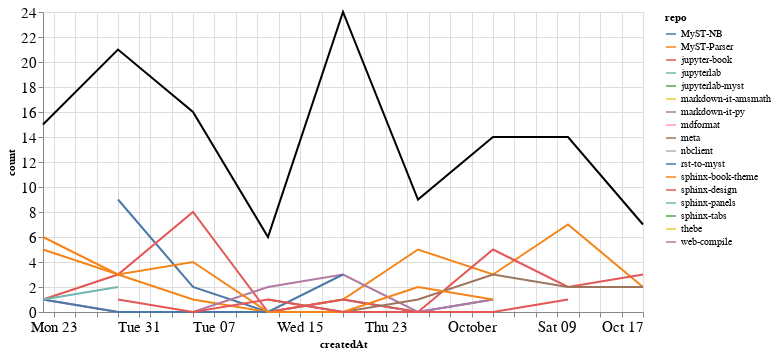

The notebook cell this image was saved under:
### Markdown cell above
### Comments

### Code cell
comments_time = comments.groupby('repo').resample('W', on='createdAt').count()['author'].reset_index()
comments_time = comments_time.rename(columns={'author': 'count'})
comments_time_total = comments_time.groupby('createdAt').agg({"count": "sum"}).reset_index()
ch1 = alt.Chart(comments_time, width=600).mark_line().encode(
    x='createdAt',
    y='count',
    color='repo',
    tooltip="repo"
)

ch2 = alt.Chart(comments_time_total, width=600).mark_line(color="black").encode(
    x='createdAt',
    y='count',
)

ch1 + ch2

### Figure 1 — Vega-Lite specification as saved in the notebook (floating-point values rounded to 4 significant figures)
{"config": {"axisLeft": {"labelFontSize": 15}, "axisBottom": {"labelFontSize": 15}}, "layer": [{"data": {"name": "data-eaaadeb7a0e5251c7ce21c4a5542f50a"}, "mark": "line", "encoding": {"color": {"type": "nominal", "field": "repo"}, "tooltip": {"type": "nominal", "field": "repo"}, "x": {"type": "temporal", "field": "createdAt"}, "y": {"type": "quantitative", "field": "count"}}, "width": 600}, {"data": {"name": "data-be6b0cedbe3f14621826bdd5c28d12e4"}, "mark": {"type": "line", "color": "black"}, "encoding": {"x": {"type": "temporal", "field": "createdAt"}, "y": {"type": "quantitative", "field": "count"}}, "width": 600}], "$schema": "https://vega.github.io/schema/vega-lite/v4.8.1.json", "datasets": {"data-eaaadeb7a0e5251c7ce21c4a5542f50a": [{"repo": "MyST-NB", "createdAt": "2021-08-29T00:00:00", "count": 9}, {"repo": "MyST-NB", "createdAt": "2021-09-05T00:00:00", "count": 2}, {"repo": "MyST-NB", "createdAt": "2021-09-12T00:00:00", "count": 0}, {"repo": "MyST-NB", "createdAt": "2021-09-19T00:00:00", "count": 1}, {"repo": "MyST-NB", "createdAt": "2021-09-26T00:00:00", "count": 0}, {"repo": "MyST-NB", "createdAt": "2021-10-03T00:00:00", "count": 1}, {"repo": "MyST-Parser", "createdAt": "2021-08-22T00:00:00", "count": 6}, {"repo": "MyST-Parser", "createdAt": "2021-08-29T00:00:00", "count": 3}, {"repo": "MyST-Parser", "createdAt": "2021-09-05T00:00:00", "count": 1}, {"repo": "MyST-Parser", "createdAt": "2021-09-12T00:00:00", "count": 0}, {"repo": "MyST-Parser", "createdAt": "2021-09-19T00:00:00", "count": 1}, {"repo": "MyST-Parser", "createdAt": "2021-09-26T00:00:00", "count": 5}, {"repo": "MyST-Parser", "createdAt": "2021-10-03T00:00:00", "count": 3}, {"repo": "MyST-Parser", "createdAt": "2021-10-10T00:00:00", "count": 7}, {"repo": "MyST-Parser", "createdAt": "2021-10-17T00:00:00", "count": 2}, {"repo": "jupyter-book", "createdAt": "2021-08-22T00:00:00", "count": 1}, {"repo": "jupyter-book", "createdAt": "2021-08-29T00:00:00", "count": 3}, {"repo": "jupyter-book", "createdAt": "2021-09-05T00:00:00", "count": 8}, {"repo": "jupyter-book", "createdAt": "2021-09-12T00:00:00", "count": 0}, {"repo": "jupyter-book", "createdAt": "2021-09-19T00:00:00", "count": 1}, {"repo": "jupyter-book", "createdAt": "2021-09-26T00:00:00", "count": 0}, {"repo": "jupyter-book", "createdAt": "2021-10-03T00:00:00", "count": 5}, {"repo": "jupyter-book", "createdAt": "2021-10-10T00:00:00", "count": 2}, {"repo": "jupyter-book", "createdAt": "2021-10-17T00:00:00", "count": 3}, {"repo": "jupyterlab", "createdAt": "2021-09-19T00:00:00", "count": 1}, {"repo": "jupyterlab-myst", "createdAt": "2021-09-19T00:00:00", "count": 7}, {"repo": "markdown-it-amsmath", "createdAt": "2021-09-12T00:00:00", "count": 1}, {"repo": "markdown-it-py", "createdAt": "2021-08-22T00:00:00", "count": 1}, {"repo": "markdown-it-py", "createdAt": "2021-08-29T00:00:00", "count": 0}, {"repo": "markdown-it-py", "createdAt": "2021-09-05T00:00:00", "count": 0}, {"repo": "markdown-it-py", "createdAt": "2021-09-12T00:00:00", "count": 2}, {"repo": "markdown-it-py", "createdAt": "2021-09-19T00:00:00", "count": 3}, {"repo": "markdown-it-py", "createdAt": "2021-09-26T00:00:00", "count": 0}, {"repo": "markdown-it-py", "createdAt": "2021-10-03T00:00:00", "count": 1}, {"repo": "mdformat", "createdAt": "2021-09-05T00:00:00", "count": 1}, {"repo": "meta", "createdAt": "2021-09-12T00:00:00", "count": 1}, {"repo": "meta", "createdAt": "2021-09-19T00:00:00", "count": 0}, {"repo": "meta", "createdAt": "2021-09-26T00:00:00", "count": 1}, {"repo": "meta", "createdAt": "2021-10-03T00:00:00", "count": 3}, {"repo": "meta", "createdAt": "2021-10-10T00:00:00", "count": 2}, {"repo": "meta", "createdAt": "2021-10-17T00:00:00", "count": 2}, {"repo": "nbclient", "createdAt": "2021-09-19T00:00:00", "count": 7}, {"repo": "rst-to-myst", "createdAt": "2021-08-22T00:00:00", "count": 1}, {"repo": "rst-to-myst", "createdAt": "2021-08-29T00:00:00", "count": 0}, {"repo": "rst-to-myst", "createdAt": "2021-09-05T00:00:00", "count": 0}, {"repo": "rst-to-myst", "createdAt": "2021-09-12T00:00:00", "count": 0}, {"repo": "rst-to-myst", "createdAt": "2021-09-19T00:00:00", "count": 3}, {"repo": "sphinx-book-theme", "createdAt": "2021-08-22T00:00:00", "count": 5}, {"repo": "sphinx-book-theme", "createdAt": "2021-08-29T00:00:00", "count": 3}, {"repo": "sphinx-book-theme", "createdAt": "2021-09-05T00:00:00", "count": 4}, {"repo": "sphinx-book-theme", "createdAt": "2021-09-12T00:00:00", "count": 0}, {"repo": "sphinx-book-theme", "createdAt": "2021-09-19T00:00:00", "count": 0}, {"repo": "sphinx-book-theme", "createdAt": "2021-09-26T00:00:00", "count": 2}, {"repo": "sphinx-book-theme", "createdAt": "2021-10-03T00:00:00", "count": 1}, {"repo": "sphinx-design", "createdAt": "2021-08-29T00:00:00", "count": 1}, {"repo": "sphinx-design", "createdAt": "2021-09-05T00:00:00", "count": 0}, {"repo": "sphinx-design", "createdAt": "2021-09-12T00:00:00", "count": 1}, {"repo": "sphinx-design", "createdAt": "2021-09-19T00:00:00", "count": 0}, {"repo": "sphinx-design", "createdAt": "2021-09-26T00:00:00", "count": 0}, {"repo": "sphinx-design", "createdAt": "2021-10-03T00:00:00", "count": 0}, {"repo": "sphinx-design", "createdAt": "2021-10-10T00:00:00", "count": 1}, {"repo": "sphinx-panels", "createdAt": "2021-08-22T00:00:00", "count": 1}, {"repo": "sphinx-panels", "createdAt": "2021-08-29T00:00:00", "count": 2}, {"repo": "sphinx-tabs", "createdAt": "2021-09-12T00:00:00", "count": 1}, {"repo": "thebe", "createdAt": "2021-10-10T00:00:00", "count": 2}, {"repo": "web-compile", "createdAt": "2021-09-26T00:00:00", "count": 1}], "data-be6b0cedbe3f14621826bdd5c28d12e4": [{"createdAt": "2021-08-22T00:00:00", "count": 15}, {"createdAt": "2021-08-29T00:00:00", "count": 21}, {"createdAt": "2021-09-05T00:00:00", "count": 16}, {"createdAt": "2021-09-12T00:00:00", "count": 6}, {"createdAt": "2021-09-19T00:00:00", "count": 24}, {"createdAt": "2021-09-26T00:00:00", "count": 9}, {"createdAt": "2021-10-03T00:00:00", "count": 14}, {"createdAt": "2021-10-10T00:00:00", "count": 14}, {"createdAt": "2021-10-17T00:00:00", "count": 7}]}}
